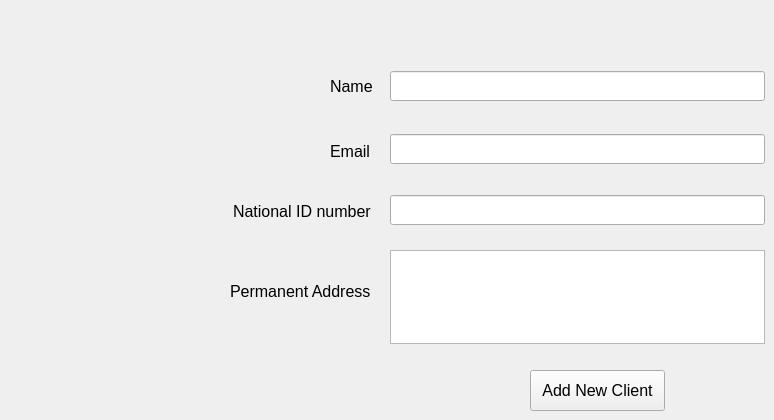
      <widget class="QWidget" name="tab_12">
       <attribute name="title">
        <string>Add New Client</string>
       </attribute>
       <widget class="QLineEdit" name="newClientName">
        <property name="geometry">
         <rect>
          <x>390</x>
          <y>71</y>
          <width>375</width>
          <height>30</height>
         </rect>
        </property>
        <property name="text">
         <string/>
        </property>
        <property name="placeholderText">
         <string/>
        </property>
        <property name="clearButtonEnabled">
         <bool>true</bool>
        </property>
       </widget>
       <widget class="QPushButton" name="addNewClientBtn">
        <property name="geometry">
         <rect>
          <x>530</x>
          <y>370</y>
          <width>135</width>
          <height>41</height>
         </rect>
        </property>
        <property name="font">
         <font>
          <family>Segoe UI</family>
          <pointsize>12</pointsize>
         </font>
        </property>
        <property name="text">
         <string>Add New Client</string>
        </property>
       </widget>
       <widget class="QLabel" name="label_10">
        <property name="geometry">
         <rect>
          <x>330</x>
          <y>75</y>
          <width>46</width>
          <height>23</height>
         </rect>
        </property>
        <property name="font">
         <font>
          <family>Segoe UI</family>
          <pointsize>12</pointsize>
         </font>
        </property>
        <property name="text">
         <string>Name</string>
        </property>
       </widget>
       <widget class="QLabel" name="label_11">
        <property name="geometry">
         <rect>
          <x>330</x>
          <y>140</y>
          <width>41</width>
          <height>23</height>
         </rect>
        </property>
        <property name="font">
         <font>
          <family>Segoe UI</family>
          <pointsize>12</pointsize>
         </font>
        </property>
        <property name="text">
         <string>Email</string>
        </property>
       </widget>
       <widget class="QLineEdit" name="newClientEmail">
        <property name="geometry">
         <rect>
          <x>390</x>
          <y>134</y>
          <width>375</width>
          <height>30</height>
         </rect>
        </property>
       </widget>
       <widget class="QLabel" name="label_12">
        <property name="geometry">
         <rect>
          <x>233</x>
          <y>200</y>
          <width>142</width>
          <height>23</height>
         </rect>
        </property>
        <property name="font">
         <font>
          <family>Segoe UI</family>
          <pointsize>12</pointsize>
         </font>
        </property>
        <property name="text">
         <string>National ID number</string>
        </property>
       </widget>
       <widget class="QLineEdit" name="newClientNID">
        <property name="geometry">
         <rect>
          <x>390</x>
          <y>195</y>
          <width>375</width>
          <height>30</height>
         </rect>
        </property>
       </widget>
       <widget class="QLabel" name="label_32">
        <property name="geometry">
         <rect>
          <x>230</x>
          <y>280</y>
          <width>142</width>
          <height>23</height>
         </rect>
        </property>
        <property name="font">
         <font>
          <family>Segoe UI</family>
          <pointsize>12</pointsize>
         </font>
        </property>
        <property name="text">
         <string>Permanent Address</string>
        </property>
       </widget>
       <widget class="QTextEdit" name="newClientAddress">
        <property name="geometry">
         <rect>
          <x>390</x>
          <y>250</y>
          <width>375</width>
          <height>94</height>
         </rect>
        </property>
       </widget>
      </widget>
